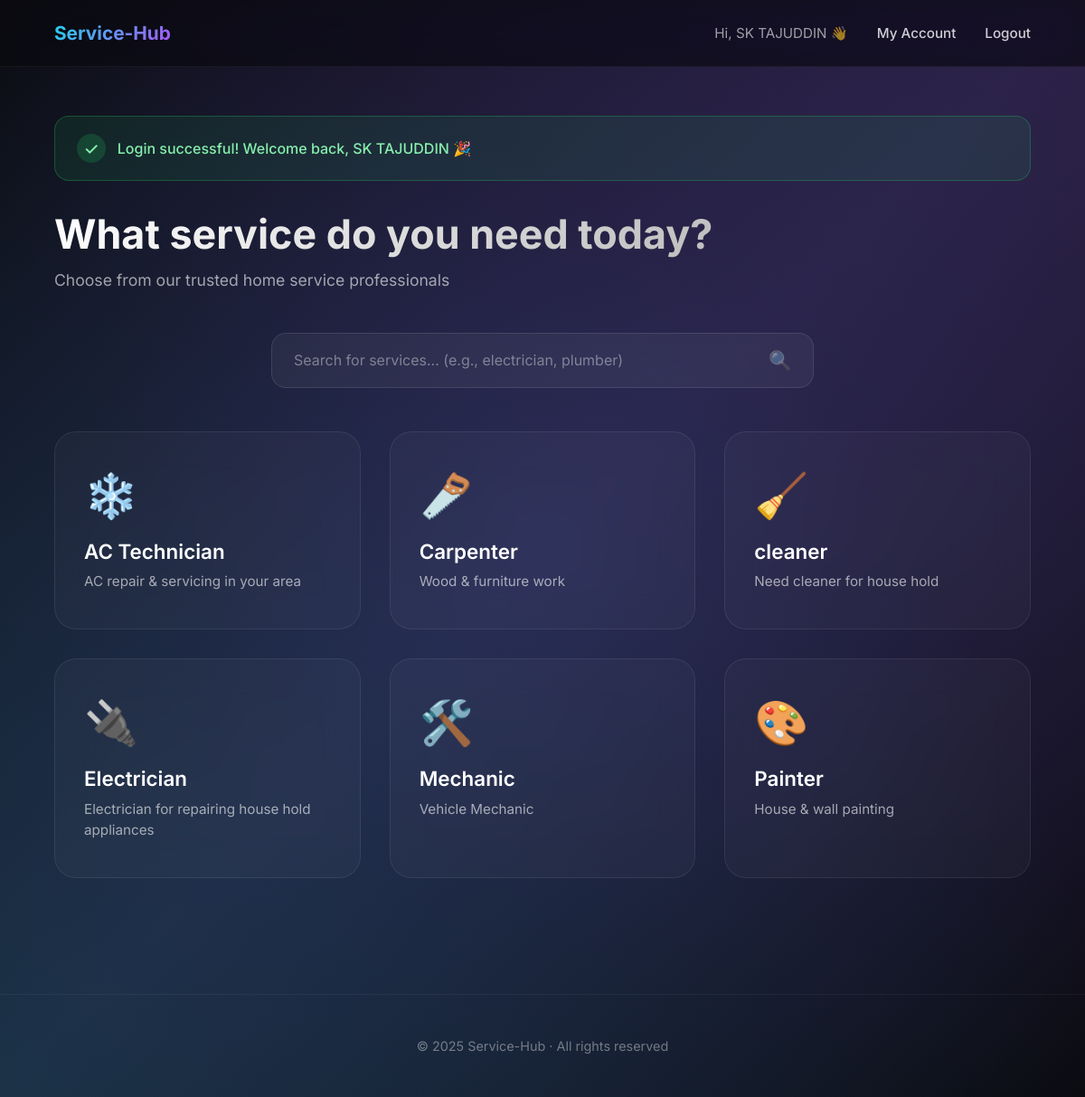
/consumer/home.php (signed in), run on the app's committed database.
### tables this page shows
CREATE TABLE `services` (
  `service_id` int(11) NOT NULL,
  `service_name` varchar(100) DEFAULT NULL,
  `slug` varchar(100) DEFAULT NULL,
  `profession_key` varchar(50) DEFAULT NULL,
  `icon` varchar(100) DEFAULT NULL,
  `description` text DEFAULT NULL,
  `base_price` decimal(10,2) DEFAULT NULL,
  `min_price` decimal(10,2) DEFAULT NULL,
  `max_price` decimal(10,2) DEFAULT NULL,
  `pricing_type` enum('fixed','hourly','inspection') DEFAULT 'fixed',
  `is_featured` tinyint(4) DEFAULT 0,
  `total_bookings` int(11) DEFAULT 0,
  `estimated_hours` int(11) DEFAULT 1,
  `status` tinyint(4) DEFAULT 1
);

### consumer/home.php (the view, shortened to what this page needs)
<?php
$userName = $_SESSION['name'];
$loginSuccess = false;
if (!empty($_SESSION['login_success'])) {
    $loginSuccess = true;
}
require_once "../config/db.php";
$servicesStmt = $conn->prepare("
    SELECT service_id, service_name, icon, description
    FROM services
    WHERE status = 1
    ORDER BY service_name ASC
");
$servicesStmt->execute();
$services = $servicesStmt->get_result();
?>
<!DOCTYPE html>
<html lang="en">
<head>
</head>
<body>
<div class="bg-gradient"></div>
<nav class="navbar" id="navbar">
    <div class="logo">
        Service-Hub
    </div>
    <div class="nav-links">
        <span class="user-greeting">Hi, <?= htmlspecialchars($userName) ?> 👋</span>
        <a href="account.php">My Account</a>
        <a href="../auth/logout.php">Logout</a>
    </div>
</nav>
<div class="container">
    <?php if ($loginSuccess): ?>
    <div class="alert-success">
        Login successful! Welcome back, <?= htmlspecialchars($userName) ?> 🎉
    </div>
    <?php endif; ?>
    <div class="welcome">
        <h1>What service do you need today?</h1>
        <p>Choose from our trusted home service professionals</p>
    </div>
    <div class="search-container">
        <div class="search-wrapper">
            <input
                type="text"
                class="search-input"
                id="searchInput"
                placeholder="Search for services... (e.g., electrician, plumber)"
                autocomplete="off"
            >
            <span class="search-icon">🔍</span>
        </div>
    </div>
    <div class="services">
        <?php while ($s = $services->fetch_assoc()):
        ?>
            <div class="service-card"
                onclick="window.location.href='book.php?service_id=<?= $s['service_id'] ?>'">
                <div class="service-icon">
                    <?= htmlspecialchars($s['icon'] ?? '🛠️') ?>
                </div>
                <h3><?= htmlspecialchars($s['service_name']) ?></h3>
                <p>
                    <?= htmlspecialchars($s['description'] ?: 'Trusted professional service') ?>
                </p>
            </div>
        <?php endwhile; ?>
    </div>
</div>
<footer class="footer">
    <div class="footer-content">
        © 2025 Service-Hub · All rights reserved
    </div>
</footer>
</body>
</html>

### data on the page
services: icon "❄️", service_name "AC Technician", description "AC repair & servicing in your area"
services: icon "🪚", service_name "Carpenter", description "Wood & furniture work"
services: icon "🧹", service_name "cleaner", description "Need cleaner for house hold"
services: icon "🔌", service_name "Electrician", description "Electrician for repairing house hold appliances"
services: icon "🛠️", service_name "Mechanic", description "Vehicle Mechanic"
services: icon "🎨", service_name "Painter", description "House & wall painting"

### other printed values
$userName "SK TAJUDDIN"
